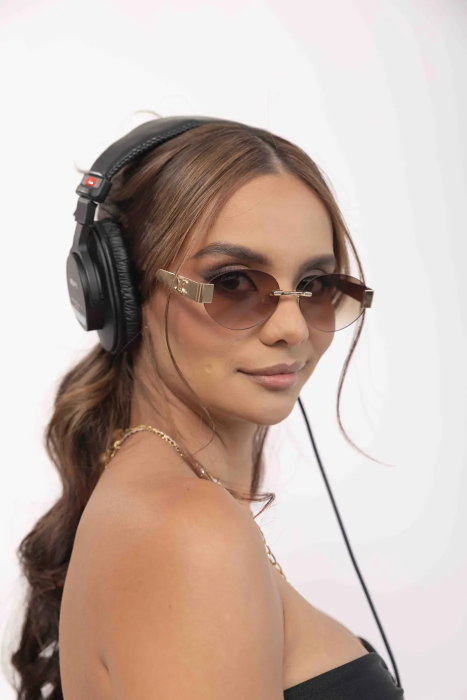
#> input picture assets/img/bio-0031.webp, 934 x 1400 px, given in place of FP-9874.jpg, which was not available (shown at 1/2 size)
$ python build_assets.py
#> lines starting #> are read from the running program, lines starting #| are printed output that depends on the picture
"""Genera los assets optimizados de la landing desde el material crudo (no versionado).

Uso: python tools/build_assets.py   (desde la raíz del proyecto)
"""
import os
import subprocess
import urllib.request
from PIL import Image, ImageOps, ImageDraw, ImageFont
import pymupdf

ROOT = os.path.dirname(os.path.dirname(os.path.abspath(__file__)))
SRC = os.path.join(ROOT, "sesion_fotos")
OUT = os.path.join(ROOT, "assets")
IMG = os.path.join(OUT, "img")

SPIN = ["9874", "9875", "9876", "9877", "9878", "9879", "9880"]
HERO = "9861"
BIO = ["0031", "0035"]
LOOKS = {
    "jean": ["0078", "0083", "0105", "0112", "0118", "0110"],
    "flecos": ["9855", "9862", "9884", "9913", "9900", "9876"],
    "boho": ["9920", "9926", "9934", "9941", "9950", "9957"],
    "turbante": ["9960", "9968", "9973", "9976", "9990", "9997"],
    "street": ["0002", "0008", "0017", "0023", "0032", "0044"],
    "backstage": ["0049", "0050", "9863", "9888", "9919"],
}
# Recortes del collage de flyers (imagenes/p7_0.jpeg, 1080x1920)
FLYERS = {
    "resi-dencias": (130, 265, 512, 760),
    "energy-up": (540, 192, 1002, 768),
    "houp": (128, 778, 513, 1254),
    "ananda": (535, 778, 1002, 1587),
    "coffee-party": (128, 1270, 513, 1893),
}
TRACKS = {
    "noche-en-ibiza": ("NOCHE EN IBIZA.mp3", "Noche en Ibiza"),
    "gin-tonic": ("GINTONIC.m4a", "Gin Tonic"),
    "baila-conmigo": ("BAILA CONMIGO.m4a", "Baila Conmigo"),
}


def open_photo(code):
#> called with code = '9874'
    return ImageOps.exif_transpose(Image.open(os.path.join(SRC, f"FP-{code}.jpg"))).convert("RGB")
#> returned value is the input picture: PIL image 934x1400 RGB; mean R, G, B 197, 178.7, 169.4


def save_webp(im, path, long_side, quality=78):
#> called with path = 'assets/img/spin/0.webp', long_side = 1100, quality = 72
    im = im.copy()
    im.thumbnail((long_side, long_side), Image.LANCZOS)
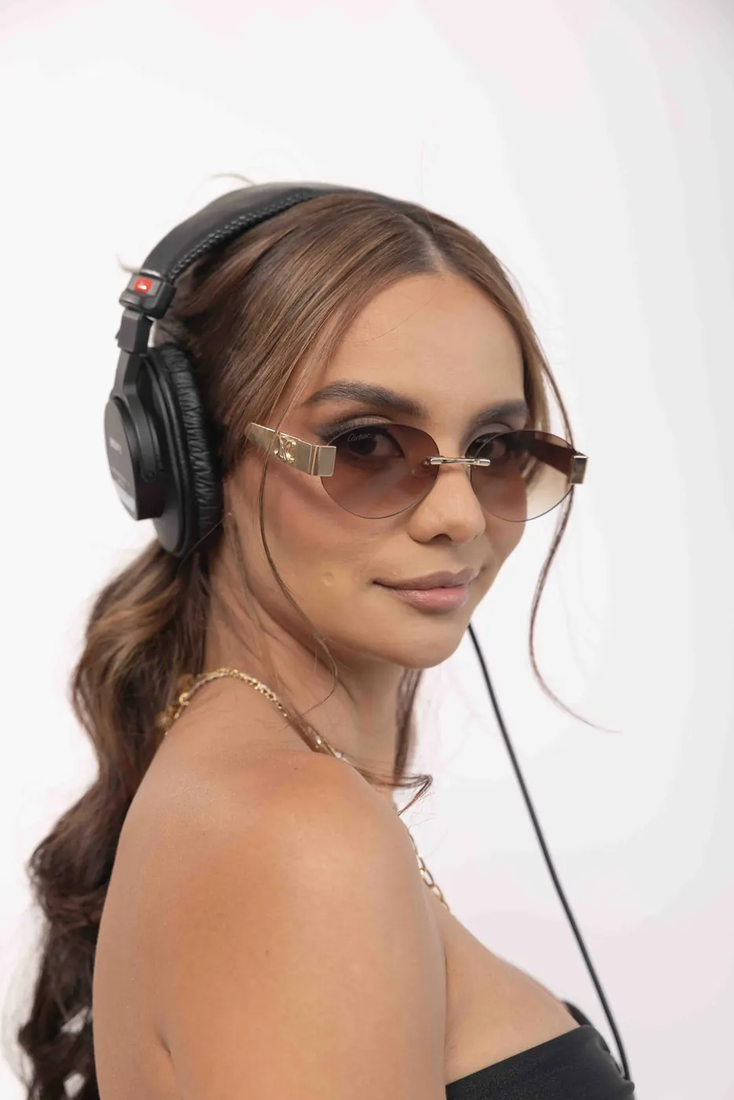
#> im: PIL image 734x1100 RGB; mean R, G, B 197, 178.7, 169.4
    os.makedirs(os.path.dirname(path), exist_ok=True)
    im.save(path, "WEBP", quality=quality, method=6)
    return im.size


def photos():
    for i, code in enumerate(SPIN):
        save_webp(open_photo(code), os.path.join(IMG, "spin", f"{i}.webp"), 1100, 72)
#> pass 2 of the loop in photos, `for i, code in enumerate(SPIN):`:
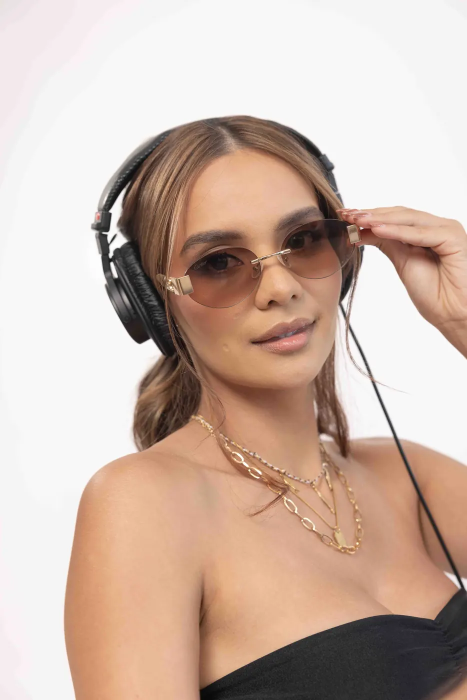
#> input picture assets/img/bio-0035.webp, 934 x 1400 px, given in place of FP-9875.jpg, which was not available (shown at 1/2 size)
#> in open_photo, returned value is the input picture: PIL image 934x1400 RGB; mean R, G, B 203.3, 181.3, 168.9
#> in save_webp (call 2), `im.thumbnail((long_side, long_side), Image.LANCZOS)`:
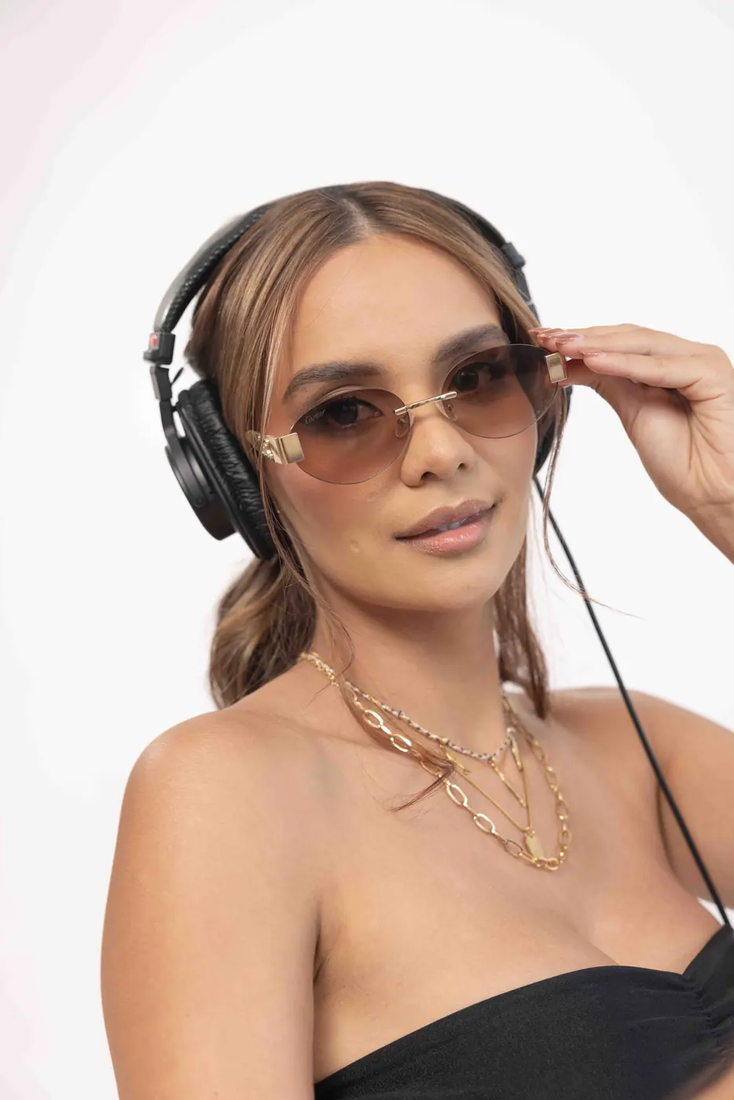
#> im: PIL image 734x1100 RGB; mean R, G, B 203.3, 181.3, 168.9
    save_webp(open_photo(HERO), os.path.join(IMG, "hero.webp"), 1600)
    for code in BIO:
        save_webp(open_photo(code), os.path.join(IMG, f"bio-{code}.webp"), 1400)
    for look, codes in LOOKS.items():
        for code in codes:
            ph = open_photo(code)
            save_webp(ph, os.path.join(IMG, "looks", look, f"{code}.webp"), 1800, 80)
            save_webp(ph, os.path.join(IMG, "looks", look, f"{code}-t.webp"), 720, 74)


# [51 lines left out: functions flyers, rider, audio, font, og, not called in this run]


if __name__ == "__main__":
#> (the run stopped early here; a loop or call above may not have finished)
